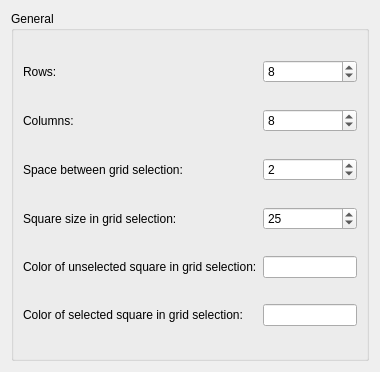
<?xml version="1.0" encoding="UTF-8"?>
<ui version="4.0">
 <class>KWin::ManualTilingConfigForm</class>
 <widget class="QWidget" name="KWin::ManualTilingConfigForm">
  <property name="geometry">
   <rect>
    <x>0</x>
    <y>0</y>
    <width>380</width>
    <height>372</height>
   </rect>
  </property>
  <layout class="QGridLayout" name="gridLayout">
   <item row="0" column="0">
    <widget class="QGroupBox" name="groupBox">
     <property name="title">
      <string>General</string>
     </property>
     <layout class="QGridLayout" name="gridLayout_3">

      <item row="0" column="0">
       <widget class="QLabel" name="label">
        <property name="text">
         <string>Rows:</string>
        </property>
       </widget>
      </item>
      <item row="0" column="1">
       <widget class="QSpinBox" name="kcfg_rows">
        <property name="minimum">
         <number>1</number>
        </property>
        <property name="singleStep">
         <number>1</number>
        </property>
        <property name="value">
         <number>8</number>
        </property>
       </widget>
      </item>

				<item row="1" column="0">
       <widget class="QLabel" name="label">
        <property name="text">
         <string>Columns:</string>
        </property>
       </widget>
      </item>
      <item row="1" column="1">
       <widget class="QSpinBox" name="kcfg_columns">
        <property name="minimum">
         <number>1</number>
        </property>
        <property name="singleStep">
         <number>1</number>
        </property>
        <property name="value">
         <number>8</number>
        </property>
       </widget>
      </item>

							<item row="2" column="0">
       <widget class="QLabel" name="label">
        <property name="text">
         <string>Space between grid selection:</string>
        </property>
       </widget>
      </item>
      <item row="2" column="1">
       <widget class="QSpinBox" name="kcfg_spacing">
        <property name="minimum">
         <number>0</number>
        </property>
        <property name="singleStep">
         <number>1</number>
        </property>
        <property name="value">
         <number>2</number>
        </property>
       </widget>
      </item>

				<item row="3" column="0">
       <widget class="QLabel" name="label">
        <property name="text">
         <string>Square size in grid selection:</string>
        </property>
       </widget>
      </item>
      <item row="3" column="1">
       <widget class="QSpinBox" name="kcfg_squareSize">
        <property name="minimum">
         <number>1</number>
        </property>
        <property name="singleStep">
         <number>1</number>
        </property>
        <property name="value">
         <number>25</number>
        </property>
       </widget>
      </item>

				<item row="4" column="0">
       <widget class="QLabel" name="label">
        <property name="text">
         <string>Color of unselected square in grid selection:</string>
        </property>
       </widget>
      </item>
      <item row="4" column="1">
       <widget class="QLineEdit" name="kcfg_color_unselected">
        <property name="text">
         <color>#FFFFFF</color>
        </property>
       </widget>
      </item>

				<item row="5" column="0">
       <widget class="QLabel" name="label">
        <property name="text">
         <string>Color of selected square in grid selection:</string>
        </property>
       </widget>
      </item>
      <item row="5" column="1">
       <widget class="QLineEdit" name="kcfg_color_selected">
        <property name="text">
         <color>#FF0000</color>
        </property>
       </widget>
      </item>


     </layout>
    </widget>
   </item>
  </layout>
 </widget>
 <resources/>
 <connections/>
</ui>
